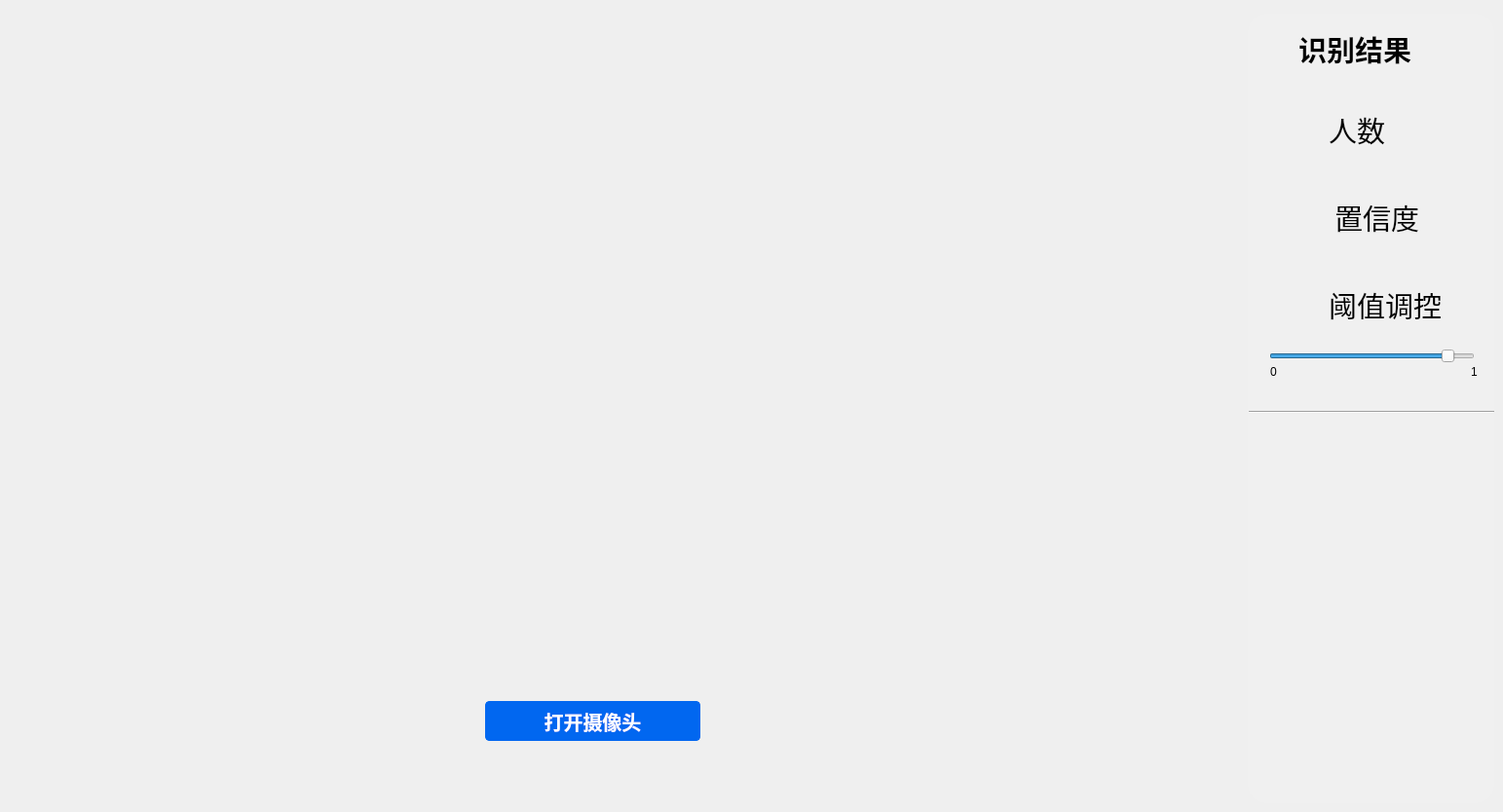
    <widget class="QWidget" name="cam_module">
     <attribute name="title">
      <string>摄像头实时追踪</string>
     </attribute>
     <widget class="Line" name="line_15">
      <property name="geometry">
       <rect>
        <x>1281</x>
        <y>74</y>
        <width>252</width>
        <height>20</height>
       </rect>
      </property>
      <property name="orientation">
       <enum>Qt::Horizontal</enum>
      </property>
     </widget>
     <widget class="QPushButton" name="picture_14">
      <property name="geometry">
       <rect>
        <x>1290</x>
        <y>98</y>
        <width>69</width>
        <height>65</height>
       </rect>
      </property>
      <property name="cursor">
       <cursorShape>PointingHandCursor</cursorShape>
      </property>
      <property name="styleSheet">
       <string notr="true">QPushButton{
border: none;
}
QBUshButton::hover{
border: 1px solid white;
border-radius: 15px;
}</string>
      </property>
      <property name="text">
       <string/>
      </property>
      <property name="icon">
       <iconset>
        <normaloff>../../images/count.png</normaloff>../../images/count.png</iconset>
      </property>
      <property name="iconSize">
       <size>
        <width>55</width>
        <height>55</height>
       </size>
      </property>
     </widget>
     <widget class="QPushButton" name="allchecked_2">
      <property name="geometry">
       <rect>
        <x>1289</x>
        <y>764</y>
        <width>101</width>
        <height>31</height>
       </rect>
      </property>
      <property name="font">
       <font>
        <family>Roman time</family>
        <pointsize>12</pointsize>
        <weight>75</weight>
        <bold>true</bold>
       </font>
      </property>
      <property name="cursor">
       <cursorShape>PointingHandCursor</cursorShape>
      </property>
      <property name="styleSheet">
       <string notr="true">QPushButton{background-color:rgb(254,0,0);
                    border:2px solid #fe0000;
                    border-radius:5px;
                    color:white
                  }
                  QPushButton:hover
                  {
                    border:1px solid #fff;
                    border-radius:5px;
                    color:white;
					font-size:18px;
                  }
                  QPushButton:hover:pressed
                  {
                    border:1px solid #fff;
                    border-radius:17px;
                    height:17px;
                    font-size:17px;
                    color:white;}
</string>
      </property>
      <property name="text">
       <string>全选</string>
      </property>
      <property name="iconSize">
       <size>
        <width>80</width>
        <height>80</height>
       </size>
      </property>
     </widget>
     <widget class="QPushButton" name="pic_2">
      <property name="geometry">
       <rect>
        <x>462</x>
        <y>230</y>
        <width>279</width>
        <height>275</height>
       </rect>
      </property>
      <property name="cursor">
       <cursorShape>ArrowCursor</cursorShape>
      </property>
      <property name="styleSheet">
       <string notr="true">QPushButton{
border: none;
}
QBUshButton::hover{
border: 1px solid white;
border-radius: 15px;
}</string>
      </property>
      <property name="text">
       <string/>
      </property>
      <property name="icon">
       <iconset>
        <normaloff>../../images/camera_tab.png</normaloff>../../images/camera_tab.png</iconset>
      </property>
      <property name="iconSize">
       <size>
        <width>275</width>
        <height>275</height>
       </size>
      </property>
     </widget>
     <widget class="QPushButton" name="picture_15">
      <property name="geometry">
       <rect>
        <x>1300</x>
        <y>285</y>
        <width>54</width>
        <height>50</height>
       </rect>
      </property>
      <property name="cursor">
       <cursorShape>PointingHandCursor</cursorShape>
      </property>
      <property name="styleSheet">
       <string notr="true">QPushButton{
border: none;
}
QBUshButton::hover{
border: 1px solid white;
border-radius: 15px;
}</string>
      </property>
      <property name="text">
       <string/>
      </property>
      <property name="icon">
       <iconset>
        <normaloff>../../images/threshold.png</normaloff>../../images/threshold.png</iconset>
      </property>
      <property name="iconSize">
       <size>
        <width>53</width>
        <height>53</height>
       </size>
      </property>
     </widget>
     <widget class="QPushButton" name="picture_16">
      <property name="geometry">
       <rect>
        <x>1298</x>
        <y>197</y>
        <width>54</width>
        <height>50</height>
       </rect>
      </property>
      <property name="cursor">
       <cursorShape>PointingHandCursor</cursorShape>
      </property>
      <property name="styleSheet">
       <string notr="true">QPushButton{
border: none;
}
QBUshButton::hover{
border: 1px solid white;
border-radius: 15px;
}</string>
      </property>
      <property name="text">
       <string/>
      </property>
      <property name="icon">
       <iconset>
        <normaloff>../../images/confidence_coefficient.png</normaloff>../../images/confidence_coefficient.png</iconset>
      </property>
      <property name="iconSize">
       <size>
        <width>50</width>
        <height>50</height>
       </size>
      </property>
     </widget>
     <widget class="QPushButton" name="save_2">
      <property name="geometry">
       <rect>
        <x>1425</x>
        <y>764</y>
        <width>101</width>
        <height>31</height>
       </rect>
      </property>
      <property name="font">
       <font>
        <family>Roman time</family>
        <pointsize>12</pointsize>
        <weight>75</weight>
        <bold>true</bold>
       </font>
      </property>
      <property name="cursor">
       <cursorShape>PointingHandCursor</cursorShape>
      </property>
      <property name="styleSheet">
       <string notr="true">QPushButton{background-color:rgb(254,0,0);
                    border:2px solid #fe0000;
                    border-radius:5px;
                    color:white
                  }
                  QPushButton:hover
                  {
                    border:1px solid #fff;
                    border-radius:5px;
                    color:white;
					font-size:18px;
                  }
                  QPushButton:hover:pressed
                  {
                    border:1px solid #fff;
                    border-radius:17px;
                    height:17px;
                    font-size:17px;
                    color:white;}
</string>
      </property>
      <property name="text">
       <string>保存</string>
      </property>
      <property name="iconSize">
       <size>
        <width>80</width>
        <height>80</height>
       </size>
      </property>
     </widget>
     <widget class="QLabel" name="label_10">
      <property name="geometry">
       <rect>
        <x>1510</x>
        <y>374</y>
        <width>8</width>
        <height>15</height>
       </rect>
      </property>
      <property name="text">
       <string>1</string>
      </property>
     </widget>
     <widget class="QLabel" name="label_11">
      <property name="geometry">
       <rect>
        <x>1281</x>
        <y>14</y>
        <width>253</width>
        <height>811</height>
       </rect>
      </property>
      <property name="styleSheet">
       <string notr="true">QLabel{
background-color: #f0f0f0;
border-radius: 20px;
}</string>
      </property>
      <property name="text">
       <string/>
      </property>
     </widget>
     <widget class="QLabel" name="count_cam">
      <property name="geometry">
       <rect>
        <x>1364</x>
        <y>115</y>
        <width>152</width>
        <height>37</height>
       </rect>
      </property>
      <property name="font">
       <font>
        <family>楷体</family>
        <pointsize>22</pointsize>
        <weight>50</weight>
        <bold>false</bold>
       </font>
      </property>
      <property name="text">
       <string>人数</string>
      </property>
     </widget>
     <widget class="QLabel" name="confidence_coefficient_cam">
      <property name="geometry">
       <rect>
        <x>1370</x>
        <y>205</y>
        <width>114</width>
        <height>37</height>
       </rect>
      </property>
      <property name="font">
       <font>
        <family>楷体</family>
        <pointsize>22</pointsize>
        <weight>50</weight>
        <bold>false</bold>
       </font>
      </property>
      <property name="text">
       <string>置信度</string>
      </property>
     </widget>
     <widget class="QPushButton" name="pushButton_5">
      <property name="geometry">
       <rect>
        <x>1098</x>
        <y>642</y>
        <width>54</width>
        <height>50</height>
       </rect>
      </property>
      <property name="styleSheet">
       <string notr="true">QPushButton{
border: none;
}</string>
      </property>
      <property name="text">
       <string/>
      </property>
      <property name="icon">
       <iconset>
        <normaloff>../../images/rightangle_br(2).png</normaloff>../../images/rightangle_br(2).png</iconset>
      </property>
      <property name="iconSize">
       <size>
        <width>50</width>
        <height>50</height>
       </size>
      </property>
     </widget>
     <widget class="QPushButton" name="pushButton_6">
      <property name="geometry">
       <rect>
        <x>90</x>
        <y>60</y>
        <width>54</width>
        <height>50</height>
       </rect>
      </property>
      <property name="styleSheet">
       <string notr="true">QPushButton{
border: none;
}</string>
      </property>
      <property name="text">
       <string/>
      </property>
      <property name="icon">
       <iconset>
        <normaloff>../../images/rightangle_tl(2).png</normaloff>../../images/rightangle_tl(2).png</iconset>
      </property>
      <property name="iconSize">
       <size>
        <width>50</width>
        <height>50</height>
       </size>
      </property>
     </widget>
     <widget class="QLabel" name="threshold_cam">
      <property name="geometry">
       <rect>
        <x>1364</x>
        <y>295</y>
        <width>152</width>
        <height>37</height>
       </rect>
      </property>
      <property name="font">
       <font>
        <family>楷体</family>
        <pointsize>22</pointsize>
        <weight>50</weight>
        <bold>false</bold>
       </font>
      </property>
      <property name="text">
       <string>阈值调控</string>
      </property>
     </widget>
     <widget class="QLabel" name="label_13">
      <property name="geometry">
       <rect>
        <x>1304</x>
        <y>374</y>
        <width>8</width>
        <height>15</height>
       </rect>
      </property>
      <property name="text">
       <string>0</string>
      </property>
     </widget>
     <widget class="QLabel" name="label_14">
      <property name="geometry">
       <rect>
        <x>1333</x>
        <y>32</y>
        <width>152</width>
        <height>37</height>
       </rect>
      </property>
      <property name="font">
       <font>
        <family>楷体</family>
        <pointsize>22</pointsize>
        <weight>75</weight>
        <bold>true</bold>
       </font>
      </property>
      <property name="text">
       <string>识别结果</string>
      </property>
     </widget>
     <widget class="QSlider" name="Slider_3">
      <property name="geometry">
       <rect>
        <x>1303</x>
        <y>355</y>
        <width>211</width>
        <height>22</height>
       </rect>
      </property>
      <property name="cursor">
       <cursorShape>ClosedHandCursor</cursorShape>
      </property>
      <property name="minimum">
       <number>1</number>
      </property>
      <property name="maximum">
       <number>100</number>
      </property>
      <property name="singleStep">
       <number>1</number>
      </property>
      <property name="pageStep">
       <number>1</number>
      </property>
      <property name="value">
       <number>90</number>
      </property>
      <property name="sliderPosition">
       <number>90</number>
      </property>
      <property name="orientation">
       <enum>Qt::Horizontal</enum>
      </property>
     </widget>
     <widget class="QLabel" name="represent_cam">
      <property name="geometry">
       <rect>
        <x>141</x>
        <y>106</y>
        <width>960</width>
        <height>540</height>
       </rect>
      </property>
      <property name="styleSheet">
       <string notr="true">QLabel{
background-color: 
}</string>
      </property>
      <property name="text">
       <string/>
      </property>
     </widget>
     <widget class="QPushButton" name="camera">
      <property name="geometry">
       <rect>
        <x>498</x>
        <y>720</y>
        <width>221</width>
        <height>41</height>
       </rect>
      </property>
      <property name="font">
       <font>
        <family>Roman time</family>
        <pointsize>15</pointsize>
        <weight>75</weight>
        <bold>true</bold>
       </font>
      </property>
      <property name="cursor">
       <cursorShape>PointingHandCursor</cursorShape>
      </property>
      <property name="styleSheet">
       <string notr="true">QPushButton{background-color:#0167F0;
                    border:2px solid #0167F0;
                    border-radius:5px;
                    color:white
                  }
                  QPushButton:hover
                  {
                    border:1px solid #0167F0;
                    border-radius:5px;
                    color:white;
					font-size:24px;
                  }
                  QPushButton:hover:pressed
                  {
                    border:1px solid #60C9F9;
                    border-radius:17px;
                    height:17px;
                    font-size:23px;
                    color:white;
}
</string>
      </property>
      <property name="text">
       <string>打开摄像头</string>
      </property>
      <property name="iconSize">
       <size>
        <width>80</width>
        <height>80</height>
       </size>
      </property>
     </widget>
     <widget class="Line" name="line_16">
      <property name="geometry">
       <rect>
        <x>1282</x>
        <y>413</y>
        <width>252</width>
        <height>20</height>
       </rect>
      </property>
      <property name="orientation">
       <enum>Qt::Horizontal</enum>
      </property>
     </widget>
     <widget class="QPushButton" name="pushButton_7">
      <property name="geometry">
       <rect>
        <x>90</x>
        <y>642</y>
        <width>54</width>
        <height>50</height>
       </rect>
      </property>
      <property name="styleSheet">
       <string notr="true">QPushButton{
border: none;
}</string>
      </property>
      <property name="text">
       <string/>
      </property>
      <property name="icon">
       <iconset>
        <normaloff>../../images/rightangle_bl(2).png</normaloff>../../images/rightangle_bl(2).png</iconset>
      </property>
      <property name="iconSize">
       <size>
        <width>50</width>
        <height>50</height>
       </size>
      </property>
     </widget>
     <widget class="QPushButton" name="pushButton_8">
      <property name="geometry">
       <rect>
        <x>1098</x>
        <y>60</y>
        <width>54</width>
        <height>50</height>
       </rect>
      </property>
      <property name="styleSheet">
       <string notr="true">QPushButton{
border: none;
}</string>
      </property>
      <property name="text">
       <string/>
      </property>
      <property name="icon">
       <iconset>
        <normaloff>../../images/rightangle_tr(2).png</normaloff>../../images/rightangle_tr(2).png</iconset>
      </property>
      <property name="iconSize">
       <size>
        <width>50</width>
        <height>50</height>
       </size>
      </property>
     </widget>
     <widget class="QPushButton" name="picture_35">
      <property name="geometry">
       <rect>
        <x>1300</x>
        <y>285</y>
        <width>54</width>
        <height>50</height>
       </rect>
      </property>
      <property name="cursor">
       <cursorShape>PointingHandCursor</cursorShape>
      </property>
      <property name="styleSheet">
       <string notr="true">QPushButton{
border: none;
}
QBUshButton::hover{
border: 1px solid white;
border-radius: 15px;
}</string>
      </property>
      <property name="text">
       <string/>
      </property>
      <property name="icon">
       <iconset>
        <normaloff>../../images/threshold.png</normaloff>../../images/threshold.png</iconset>
      </property>
      <property name="iconSize">
       <size>
        <width>53</width>
        <height>53</height>
       </size>
      </property>
     </widget>
     <widget class="QPushButton" name="picture_36">
      <property name="geometry">
       <rect>
        <x>1298</x>
        <y>197</y>
        <width>54</width>
        <height>50</height>
       </rect>
      </property>
      <property name="cursor">
       <cursorShape>PointingHandCursor</cursorShape>
      </property>
      <property name="styleSheet">
       <string notr="true">QPushButton{
border: none;
}
QBUshButton::hover{
border: 1px solid white;
border-radius: 15px;
}</string>
      </property>
      <property name="text">
       <string/>
      </property>
      <property name="icon">
       <iconset>
        <normaloff>../../images/confidence_coefficient.png</normaloff>../../images/confidence_coefficient.png</iconset>
      </property>
      <property name="iconSize">
       <size>
        <width>50</width>
        <height>50</height>
       </size>
      </property>
     </widget>
     <widget class="QPushButton" name="picture_37">
      <property name="geometry">
       <rect>
        <x>1290</x>
        <y>98</y>
        <width>69</width>
        <height>65</height>
       </rect>
      </property>
      <property name="cursor">
       <cursorShape>PointingHandCursor</cursorShape>
      </property>
      <property name="styleSheet">
       <string notr="true">QPushButton{
border: none;
}
QBUshButton::hover{
border: 1px solid white;
border-radius: 15px;
}</string>
      </property>
      <property name="text">
       <string/>
      </property>
      <property name="icon">
       <iconset>
        <normaloff>../../images/count.png</normaloff>../../images/count.png</iconset>
      </property>
      <property name="iconSize">
       <size>
        <width>55</width>
        <height>55</height>
       </size>
      </property>
     </widget>
     <widget class="QLabel" name="label_40">
      <property name="geometry">
       <rect>
        <x>1510</x>
        <y>374</y>
        <width>8</width>
        <height>15</height>
       </rect>
      </property>
      <property name="text">
       <string>1</string>
      </property>
     </widget>
     <widget class="QPushButton" name="camera_off">
      <property name="geometry">
       <rect>
        <x>498</x>
        <y>720</y>
        <width>221</width>
        <height>41</height>
       </rect>
      </property>
      <property name="font">
       <font>
        <family>Roman time</family>
        <pointsize>15</pointsize>
        <weight>75</weight>
        <bold>true</bold>
       </font>
      </property>
      <property name="cursor">
       <cursorShape>PointingHandCursor</cursorShape>
      </property>
      <property name="styleSheet">
       <string notr="true">QPushButton{background-color:#0167F0;
                    border:2px solid #0167F0;
                    border-radius:5px;
                    color:white
                  }
                  QPushButton:hover
                  {
                    border:1px solid #0167F0;
                    border-radius:5px;
                    color:white;
					font-size:24px;
                  }
                  QPushButton:hover:pressed
                  {
                    border:1px solid #60C9F9;
                    border-radius:17px;
                    height:17px;
                    font-size:23px;
                    color:white;
}
</string>
      </property>
      <property name="text">
       <string>关闭摄像头</string>
      </property>
      <property name="iconSize">
       <size>
        <width>80</width>
        <height>80</height>
       </size>
      </property>
     </widget>
     <zorder>represent_cam</zorder>
     <zorder>pic_2</zorder>
     <zorder>camera_off</zorder>
     <zorder>line_15</zorder>
     <zorder>picture_14</zorder>
     <zorder>allchecked_2</zorder>
     <zorder>picture_15</zorder>
     <zorder>picture_16</zorder>
     <zorder>save_2</zorder>
     <zorder>label_10</zorder>
     <zorder>label_11</zorder>
     <zorder>count_cam</zorder>
     <zorder>confidence_coefficient_cam</zorder>
     <zorder>pushButton_5</zorder>
     <zorder>pushButton_6</zorder>
     <zorder>threshold_cam</zorder>
     <zorder>label_13</zorder>
     <zorder>label_14</zorder>
     <zorder>Slider_3</zorder>
     <zorder>camera</zorder>
     <zorder>line_16</zorder>
     <zorder>pushButton_7</zorder>
     <zorder>pushButton_8</zorder>
     <zorder>picture_35</zorder>
     <zorder>picture_36</zorder>
     <zorder>picture_37</zorder>
     <zorder>label_40</zorder>
    </widget>
